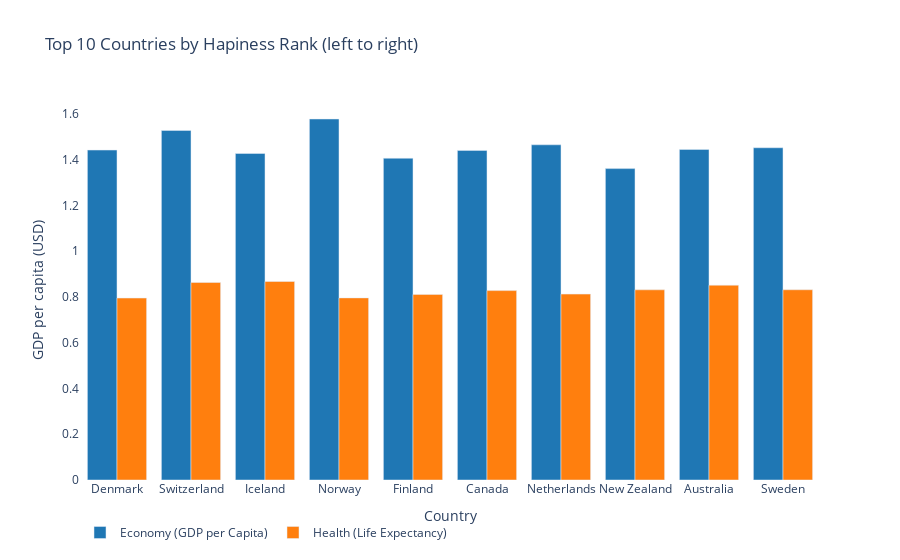

The notebook cell saved with this chart:
### Code cell
# GDP per capita and Healthy Life Expectency of top 10 countries
import plotly.graph_objects as go

# Identify top 10 countries by GDP per capita
top_10_countries = df[df['Happiness Rank'] <= 10].sort_values('Happiness Rank', ascending=True)

# Creating the bar chart
fig1 = go.Figure(data=[
    go.Bar(
        x=top_10_countries['Country'],
        y=top_10_countries['Economy (GDP per Capita)'],
        name='Economy (GDP per Capita)',
        marker=dict(color='#1f77b4')
    ),
    go.Bar(
        x=top_10_countries['Country'],
        y=top_10_countries['Health (Life Expectancy)'],
        name='Health (Life Expectancy)',
        marker=dict(color='#ff7f0e')
    )
])

# General layout settings
fig1.update_layout(
    title='Top 10 Countries by Hapiness Rank (left to right)',
    xaxis_title='Country',
    yaxis_title='GDP per capita (USD)',
    legend_orientation="h",
    plot_bgcolor='white'
)

# Show the figure
fig1.show()

### Figure 1 — Plotly figure (JSON) as saved in the notebook; plotly's stock layout.template omitted (floating-point values rounded to 4 significant figures)
{"data": [{"marker": {"color": "#1f77b4"}, "name": "Economy (GDP per Capita)", "type": "bar", "x": ["Denmark", "Switzerland", "Iceland", "Norway", "Finland", "Canada", "Netherlands", "New Zealand", "Australia", "Sweden"], "y": [1.442, 1.527, 1.427, 1.577, 1.406, 1.44, 1.465, 1.361, 1.444, 1.452]}, {"marker": {"color": "#ff7f0e"}, "name": "Health (Life Expectancy)", "type": "bar", "x": ["Denmark", "Switzerland", "Iceland", "Norway", "Finland", "Canada", "Netherlands", "New Zealand", "Australia", "Sweden"], "y": [0.795, 0.863, 0.8673, 0.7958, 0.8109, 0.8276, 0.8123, 0.831, 0.8512, 0.8312]}], "layout": {"legend": {"orientation": "h"}, "plot_bgcolor": "white", "title": {"text": "Top 10 Countries by Hapiness Rank (left to right)"}, "xaxis": {"title": {"text": "Country"}}, "yaxis": {"title": {"text": "GDP per capita (USD)"}}}}
